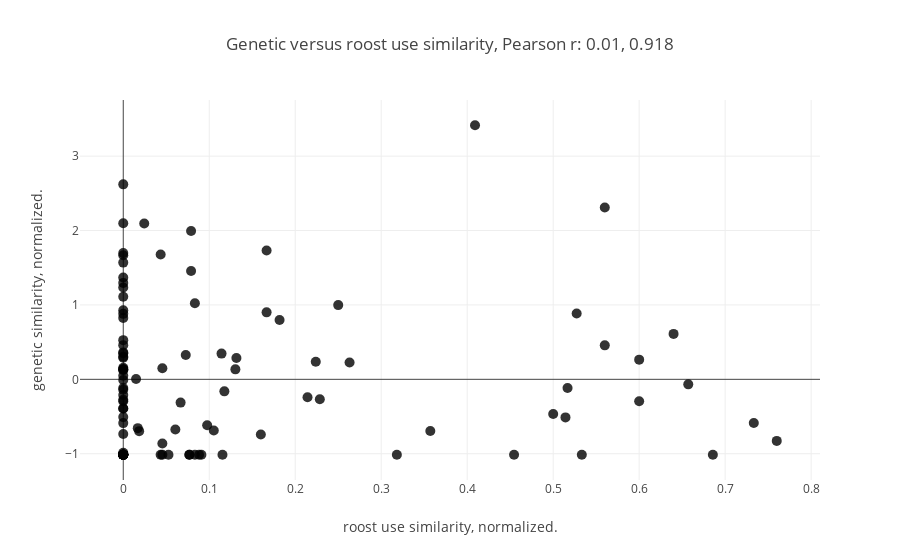

The notebook cell this image was saved under:
### Code cell
### get ana's data onto matrix format, extract sorted vector to compare with others.

Ana_mat= np.array([[Anatree[y][x] for x in Ana_names] for y in Ana_names])
iuANA= np.triu_indices(Ana_mat.shape[0],1)
roost_diss_vector= Ana_mat[iuANA]

## get the same vector from genetic distances.
Ana_gen= np.array([[Ind_asso[y][x] for x in Ana_names] for y in Ana_names])
gen_dist_vector= Ana_gen[iuANA]

### now we normalize each and calculate Pearson's r.
#roost_diss_vector= scale(roost_diss_vector)
gen_dist_vector= scale(gen_dist_vector)

pear_stat= pearsonr(roost_diss_vector,gen_dist_vector)
## Now we plot one against the other before proceeding to a test of it's significance.

fig_gen_to_dist= [go.Scatter(
    x= roost_diss_vector,
    y= gen_dist_vector,
    mode= "markers",
    marker= {
    'line': {'width': 0},
    'size': 10,
    'symbol': 0,
    'color': 'black',
  "opacity": .8
  }
)]

layout= go.Layout(
    title= 'Genetic versus roost use similarity, Pearson r: {}, {}'.format(round(pear_stat[0],3),round(pear_stat[1],3)),
    xaxis= dict(
        title= 'roost use similarity, normalized.'
    ),
    yaxis= dict(
        title= 'genetic similarity, normalized.'
    )
)


fig = go.Figure(data=fig_gen_to_dist, layout=layout)
iplot(fig)

### Figure 1 — Plotly figure (JSON) as saved in the notebook; plotly's stock layout.template omitted (floating-point values rounded to 4 significant figures)
{"data": [{"marker": {"color": "black", "line": {"width": 0}, "opacity": 0.8, "size": 10, "symbol": 0}, "mode": "markers", "type": "scatter", "uid": "4456bd1a-925e-4a08-b663-ce6c0a7bd5c7", "x": [0.2239, 0, 0.0435, 0, 0, 0.0789, 0.2632, 0.3571, 0.3182, 0, 0.0149, 0, 0, 0, 0, 0, 0, 0, 0, 0.6, 0.7333, 0.4091, 0, 0.1176, 0.0185, 0.0169, 0, 0.0833, 0.1667, 0.25, 0.0833, 0, 0, 0, 0, 0, 0, 0, 0, 0.1154, 0.0769, 0.0769, 0, 0, 0, 0, 0, 0, 0, 0, 0.2286, 0.0244, 0, 0, 0, 0, 0, 0, 0, 0, 0.0976, 0, 0, 0.0435, 0.0606, 0.1143, 0.0727, 0.0667, 0.16, 0, 0, 0.1304, 0.0789, 0.0882, 0.1316, 0.0526, 0.1667, 0.5333, 0.5, 0, 0.1053, 0, 0, 0, 0.6, 0, 0.2143, 0, 0, 0, 0.0455, 0.0455, 0.1818, 0.0909, 0.0455, 0.5143, 0.4545, 0.5167, 0.56, 0.6571, 0.6857, 0.56, 0.5273, 0.64, 0.76], "y": [0.2353, 0.1565, 1.677, 1.569, -1.014, 1.994, 0.2273, -0.6948, -1.014, 1.668, 0.004994, -1.014, -1.014, 2.099, 0.1219, 0.362, 0.9288, -1.014, 0.2893, 0.2645, -0.5867, 3.415, -0.1164, -0.1615, -0.6965, -0.6558, -0.009178, -1.014, 0.9005, 0.9979, 1.023, -1.014, -1.014, -1.014, -0.2758, -0.5885, -1.014, 0.8801, -1.014, -1.014, -1.014, -1.014, 0.3035, 1.296, 0.0484, 1.697, 1.11, -0.5079, 0.5267, 2.621, -0.2678, 2.095, -0.7337, 0.3496, -0.3909, 0.4594, -1.014, -0.3918, -1.014, 0.137, -0.6168, -1.014, -1.014, -1.014, -0.6744, 0.346, 0.3274, -0.313, -0.7417, -1.014, 0.1361, 0.1343, 1.457, -1.014, 0.2858, -1.014, 1.732, -1.014, -0.4653, 1.368, -0.6886, -0.988, -0.2102, 0.8261, -0.2953, -0.1403, -0.2404, -0.2935, -1.014, 1.234, -0.8622, -1.014, 0.7969, -1.014, 0.1494, -0.5114, -1.014, -0.1172, 0.4567, -0.06764, -1.014, 2.311, 0.8846, 0.6109, -0.8276]}], "layout": {"title": "Genetic versus roost use similarity, Pearson r: 0.01, 0.918", "xaxis": {"title": "roost use similarity, normalized."}, "yaxis": {"title": "genetic similarity, normalized."}}}
